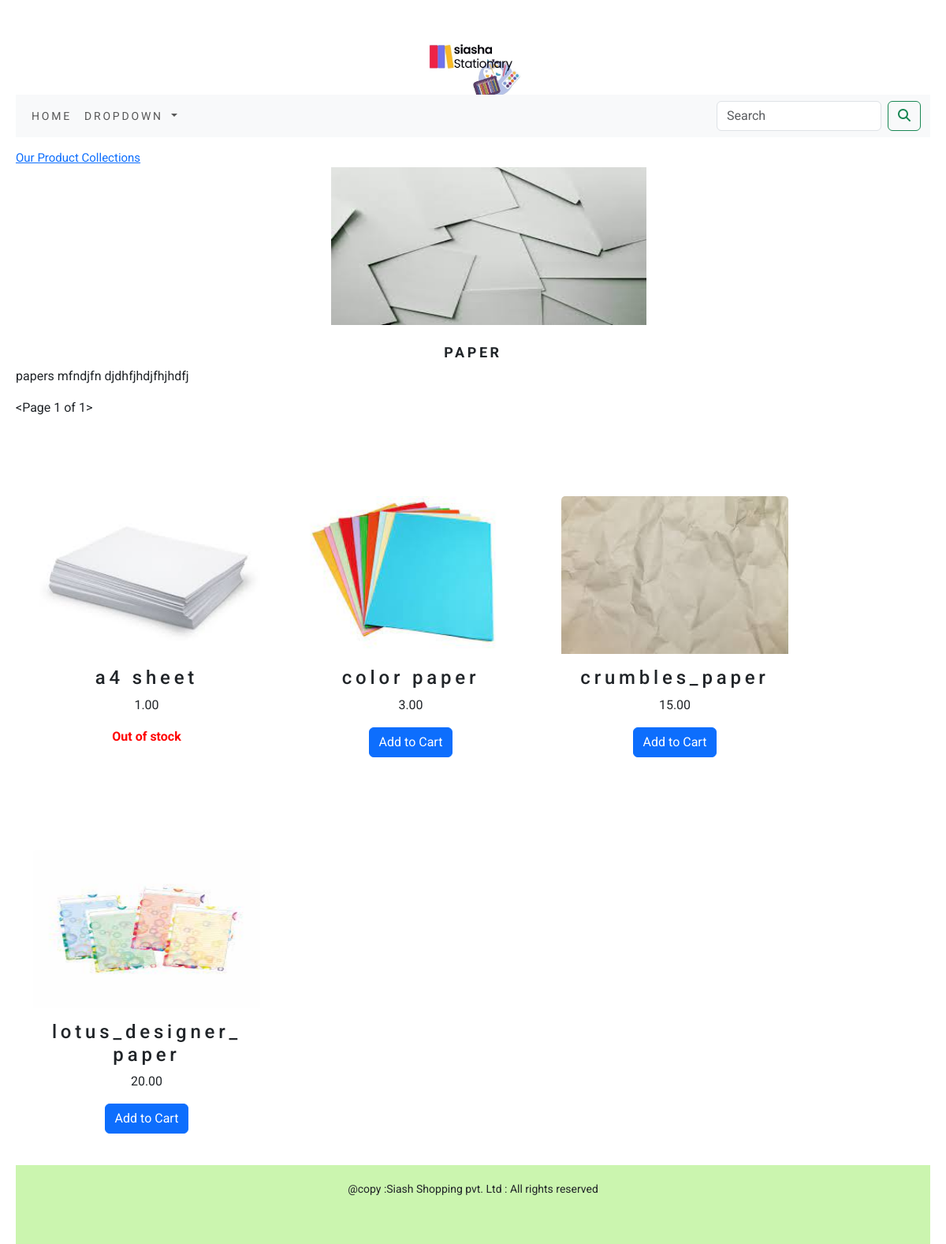
/shop/papers/, run on the app's committed database.
### ecommerce_app/models.py (models this page shows, shortened)
class category(models.Model):
    name = models.CharField(max_length=250, unique=True)
    slug = models.SlugField(max_length=250, unique=True)
    description = models.TextField(blank=True)
    image = models.ImageField(upload_to='category', blank=True)
    class Meta:
        ordering = ('name',)
        verbose_name = 'category'
        verbose_name_plural = 'categories'
    def get_url(self):
        return reverse('ecommerce_app:products_by_category', args=[self.slug])

class product(models.Model):
    name = models.CharField(max_length=250, unique=True)
    slug = models.SlugField(max_length=250, unique=True)
    description = models.TextField(blank=True)
    price = models.DecimalField(max_digits=10, decimal_places=2)
    category = models.ForeignKey(category, on_delete=models.CASCADE)
    stock = models.IntegerField()
    available = models.BooleanField(default=True)
    created = models.DateTimeField(auto_now_add=True)
    updated = models.DateTimeField(auto_now=True)
    image = models.ImageField(upload_to='category', blank=True)
    class Meta:
        ordering = ('name',)
        verbose_name = 'product'
        verbose_name_plural = 'products'
    def __str__(self):
        return '{}'.format(self.name)
    def get_url(self):
        return reverse('ecommerce_app:product_details', args=[self.category.slug,self.slug])

### ecommerce_app/views.py (the view)
# urls.py: path('', views.all_products_cat, name='all_products_cat'),
def all_products_cat(request, c_slug=None):
    c_page = None
    product_list = None
    if c_slug != None:
        c_page = get_object_or_404(category, slug=c_slug)
        product_list = product.objects.all().filter(category=c_page, available=True)
        print(product_list)
    else:
        product_list = product.objects.all().filter(available=True)
    paginator = Paginator(product_list, 6)
    try:
        page = int(request.GET.get('page', '1'))
    except:
        page = 1
    try:
        products = paginator.page(page)
    except (EmptyPage, InvalidPage):
        products = paginator.page(paginator.num_pages)
    return render(request, 'category.html', {'category': c_page, 'product': products})

### cart_app/context_processors.py (called while the page is built)
def item_counter(request):
    counter = 0
    if 'admin' in request.path:
        return {}
    else:
        try:
            crt = Cart.objects.filter(cart_id=_cart_id(request))
            crt_item = cart_items.objects.all().filter(cart=crt[:1])
            for c_item in crt_item:
                counter += c_item.quantity
        except Cart.DoesNotExist:
            counter=0
    return dict(counter=counter)

### cart_app/views.py (called while the page is built)
def _cart_id(request):
    cart = request.session.session_key
    if not cart:
        cart = request.session.create()
    return cart

### ecommerce_app/context_processors.py (called while the page is built)
def menu_links(request):
    links = category.objects.all()
    return dict(links=links)

### templates/category.html (shortened to what this page needs)
{% extends 'base.html' %}
{% load static %}
{% block body %}
{% if category %}
<div>
    <div class="row my-row-class">
        <div class="mx-auto">
            <a href="{% url 'ecommerce_app:all_products_cat' %}"> Our Product Collections</a>
        </div>
    </div>
</div>
{% endif %}
{% if category %}
<div class="mx-auto">
    <img class="my-cat-image" src="{{category.image.url}}" alt="category.name" width="1350px" height="200px">
</div>
<br>
<div>
    <h1 class="text-center my-title"><b>{{category.name}}</b></h1>
    <p class="text-justify">{{category.description}}</p>
</div>
{% endif %}
{{product}}
<div class="container">
    <div class="row">
        {% for p in product %}
        <div class="my-bottom-margin col-3 col-3 col-3 ">
            <div class="card text-center border-0" style="min-width:18rem; ">
                <a href="{{p.get_url}}"><img class="card-img-top  " src="{{p.image.url}}" alt="{{p.name}}"
                                             style="height:200px;"> </a>
                <div class="card-body">
                    <h4 class="card-title">{{p.name}}</h4>
                    <p>{{p.price}}</p>
                    {% if p.stock <= 0 %}
                    <p><b style="color:red;">Out of stock</b></p>
                    {% else %}
                    <a href="{% url 'cart_app:add_cart' p.id %}" class="btn btn-primary">Add to Cart</a>
                    {% endif %}
                </div>
            </div>
        </div>
        {% endfor %}
    </div>
    <br>
</div>
{% endblock %}

### static/css/custome.css (style rules this page uses)
body { font-family: 'Roboto', sans-serif; margin-left:20px; margin-right:20px; }
.my-row-class { padding-top:15px; color:#055913; }
.my-row-class .mx-auto { font-size:15px; }
.my-cat-image { padding-left:400px; width:800px; height:200px; }
.my-title { font-size:18px; letter-spacing:.2em; text-transform:uppercase; }
.my-bottom-margin { margin-right:50px; margin-top:100px; }
.card-body h4 { text-size:14px; letter-spacing:.2em; }

### data on the page
category: image (picture), name "PAPER", description "papers mfndjfn djdhfjhdjfhjhdfj"
product: image (picture), name "a4 sheet", price "1.00", stock "Out of stock"
product: image (picture), name "color paper", price "3.00", stock "Add to Cart"
product: image (picture), name "crumbles_paper", price "15.00", stock "Add to Cart"
product: image (picture), name "lotus_designer_paper", price "20.00", stock "Add to Cart"

### other printed values
{{ product }} "<Page 1 of 1>"
